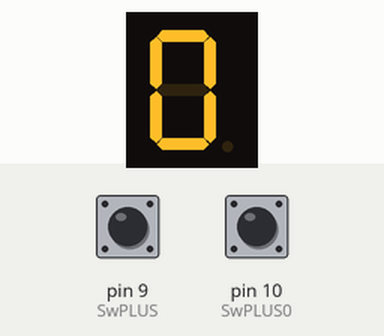
A sketch run on a simulated Arduino Uno, built with avr-gcc and run on an emulated ATmega328P. Parts: 1-digit seven-segment display. Wiring (inferred from the names in the program): 1-digit 7-segment display, segments lit when HIGH: segments pin 2, pin 3, pin 4, pin 5, pin 6, pin 7, pin 8. The inputs (shaded band) are chosen by the test bench; at power-on: pin 9 (SwPLUS) LOW, pin 10 (SwPLUS0) HIGH. The segment pins are drawn as the display they are named for.

Above: at 1.2 s.
1.3 s: pin 9 (SwPLUS) pulled HIGH for 0.15 s
At 2.1 s:
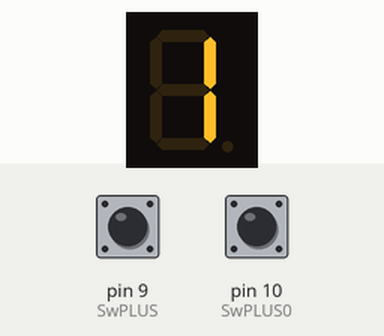
2.9 s: pin 9 (SwPLUS) pulled HIGH for 1 s
At 4.6 s:
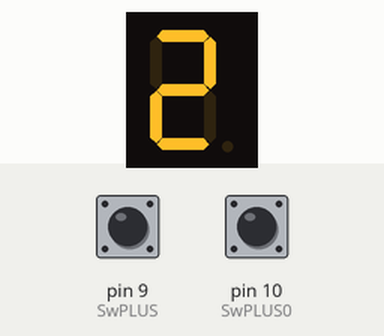
5.4 s: pin 9 (SwPLUS) pulled HIGH for 3.2 s
At 9.4 s:
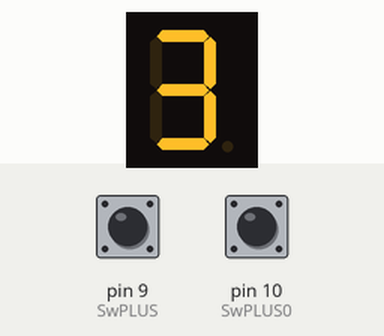
10.1 s: pin 10 (SwPLUS0) pulled LOW for 0.15 s
At 11.2 s:
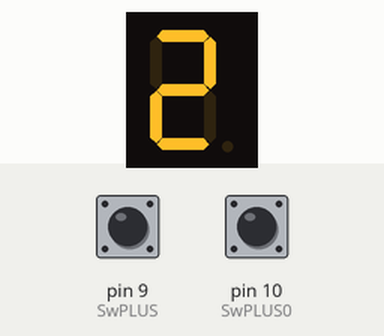
11.7 s: pin 9 (SwPLUS) pulsed HIGH 5 times (0.12 s each, 0.3 s apart)
At 13.7 s:
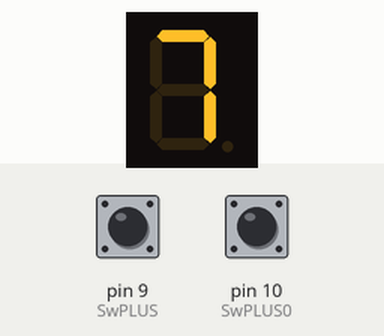
Timing chart, 0 to 15.2 s (numbered marks = the images above; inputs shaded):
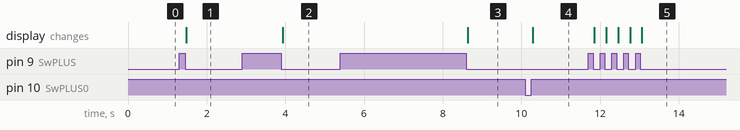

The sketch:

display_7_seg_Cont.ino
```cpp
byte D1= 2;        //a     //ORIGINAL
byte D2= 3;        //b
byte D3= 4;        //c
byte D4= 5;        //d
byte D5= 6;        //e
byte D6= 7;        //f
byte D7= 8;        //g
byte SwPLUS= 9;
byte SwPLUS0= 10;
long vel= 35;
int display_cont[]={0x3f,0x06,0x5b,0x4f,0x66,0x6d,0x7d,0x07,0x7f,0x67};
int cont=0;

//void convert(int bits, int ini, int fin);

void setup() {
for(int k=D1;k<=D7;k++)
{
  pinMode(k, OUTPUT);
}
  pinMode(SwPLUS, INPUT);
  pinMode(SwPLUS0, INPUT_PULLUP);
}

void loop() {

          conteo();
          convert(display_cont[cont],D1,D7); //------------------------------>Llamada de la funcion convert con los parametros
//          for(int k=D1;k<=D7;k++)   //------------------------------------------->Otra Opcion Sin Funcion Que Funciona
//          {
//            digitalWrite(k,bitRead(display_cont[cont],k-D1));
//          }
}

void conteo()
{
  if(digitalRead(SwPLUS))
          { delay(vel);
            while(digitalRead(SwPLUS));   //--------->WHILE Anti-rebote para elementos mecánicos como pulsadores, switches, relés, etc.
            delay(vel);
            cont++;
          }
          if(!digitalRead(SwPLUS0))
          { delay(vel);
            while(!digitalRead(SwPLUS0)); //--------->WHILE Anti-rebote para elementos mecánicos como pulsadores, switches, relés, etc.
            delay(vel);
            cont--;
          }
          if(cont>9)
          {
            cont=0;
          }
          if(cont<0)
          {
            cont=9;
          }
}
void convert(int bits, int ini, int fin)
{
  for(int i=ini; i<=fin; i++)
  {
    digitalWrite(i, bitRead(bits,i-ini)); //bits=Número binario; i-ini=posicion del numero binario bitRead=toda esta funcion entrega el bit del numero binario lo desglosa
  }
}
```

Measured:
- after the input at 1.3 s, the display: changes after 0.19 s (image 1)
- after the input at 2.9 s, the display: changes after 1.0 s (image 2)
- after the input at 5.4 s, the display: changes after 3.2 s (image 3)
- after the input at 10.1 s, the display: changes after 0.19 s (image 4)
- after the input at 11.7 s, the display: first changes after 0.16 s (image 5 shows a later state)
